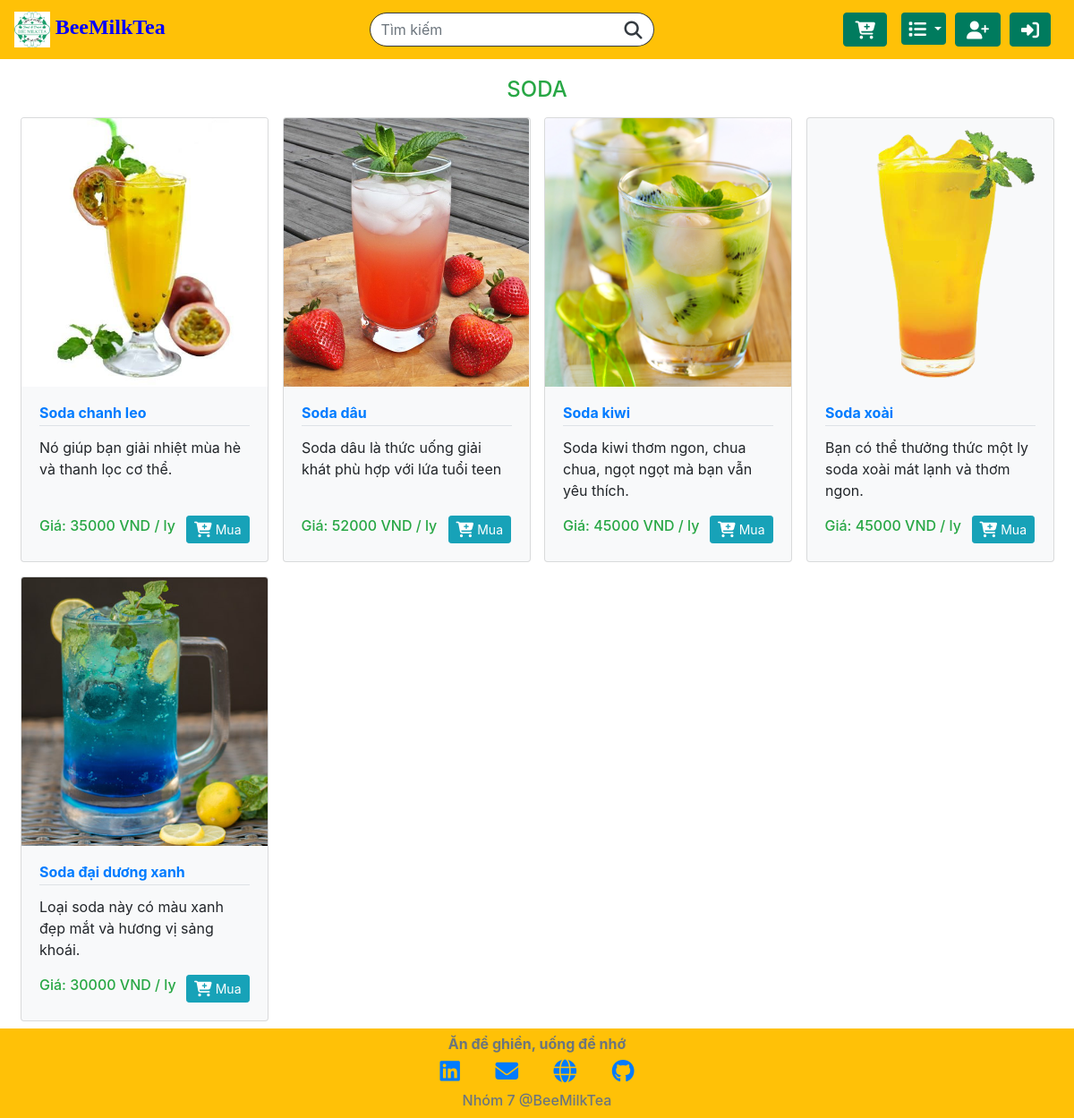
Screenshot of /category/SODA with the database file from the repository.
### orders/models.py (models this page shows, shortened)
class Product(models.Model):
    name = models.CharField(max_length=64)
    category = models.CharField(max_length=32, choices=CATEGORIES, default='TRÀ SỮA')
    price = models.IntegerField(default=50000)
    unit = models.CharField(max_length=10, default='1 ly')
    availability = models.CharField(max_length=32, choices=AVAILABILITIES, default='có sẵn')
    quantity = models.IntegerField()
    description_short = models.CharField(max_length=64, default='có sẵn')
    description_long = models.TextField(default='có sẵn')
    image = models.ImageField(verbose_name="Product Image", upload_to="orders/static/orders/images/", default=None, blank=True)
    image_filename = models.CharField(max_length=256, default="image.jpg")

### orders/views.py (the view)
# urls.py: path("category/<str:category>", views.category_view, name="category"),
def category_view(request, category):
    data = Product.objects.filter(category=category)
    items = get_product_by_category(data, category)
    return render(request, "orders/index.html", {"data": {category: items}})

### orders/views.py (called while the page is built)
def image_filename(image):
    path = image.url
    head, tail = ntpath.split(path)
    return tail

def get_product_by_category(data, category):
    list_items = []
    items = data.filter(category=category)
    for item in items:
        item.image_filename = image_filename(item.image)
        list_items.append(item)
    return list_items

### orders/templates/orders/index.html (shortened to what this page needs)
{% extends "orders/base.html" %}
{% block script %}
{% load static %}
{% endblock %}
{% block main %}
<div class="container-md p-0 mt-2">
  <div class="row equal">
    {% for category, items in data.items %}
    <div class="col-12 mt-3 text-center" data-aos="fade-right">
      <h4  class="text-center text-success">{{ category }}</h4>
    </div>
      {% for item in items %}
      <div class="col-lg-3 col-md-4 col-sm-6 m-0 d-flex p-2 card-containerd" data-aos="zoom-in" data-aos-duration="1000">
        <div class="card bg-light w-100">
          <div class="card-image w-100">
            <a class="card-link" href="item/{{ item.id }}"></a>
            {% with "orders/images/"|add:item.image_filename as path %}
            {% load static %}
            <img class="card-img-top" src="{% static path %}" alt="product_image">
            {% endwith %}
          </div>
          <div class="card-body">
            <h6 class="card-title border-bottom pb-1 item-name btn-link"><b>{{ item.name }}</b></h6>
            <p class="card-text">{{ item.description_short }}</p>
            <div class="card-footer p-0 m-0 border-0 ">
              <div class="d-flex align-items-center bg-light text-success">
                <div class="flex-grow-1">
                  <h6>Giá: {{ item.price }} VND / {{ item.unit }}</h6>
                </div>
                <div class="">
                  <a href="#" class="btn btn-sm btn-info float-right"> Mua</a>
                </div>
              </div>
            </div>
          </div>
        </div>
      </div>
      {% endfor %}
    {% endfor %}
  </div>
</div>
{% endblock %}

### static/orders/css/styles.css (style rules this page uses)
html { min-height: 100%; position: relative; }
body { margin-bottom: 100px; margin-top: 70px; }
.card-text { height: 72px; }
.card-link { position: absolute !important; width: 100%; height: 100%; }
.card-img-top { width: 100%; height: 300px; object-fit: cover; }

### rows the page displays
Product: category "SODA", name "Soda chanh leo", description_short "Nó giúp bạn giải nhiệt mùa hè và thanh lọc cơ thể.", price "35000", unit "ly"
Product: name "Soda dâu", description_short "Soda dâu là thức uống giải khát phù hợp với lứa tuổi teen", price "52000", unit "ly"
Product: name "Soda kiwi", description_short "Soda kiwi thơm ngon, chua chua, ngọt ngọt mà bạn vẫn yêu thích.", price "45000", unit "ly"
Product: name "Soda xoài", description_short "Bạn có thể thưởng thức một ly soda xoài mát lạnh và thơm ngon.", price "45000", unit "ly"
Product: name "Soda đại dương xanh", description_short "Loại soda này có màu xanh đẹp mắt và hương vị sảng khoái.", price "30000", unit "ly"
